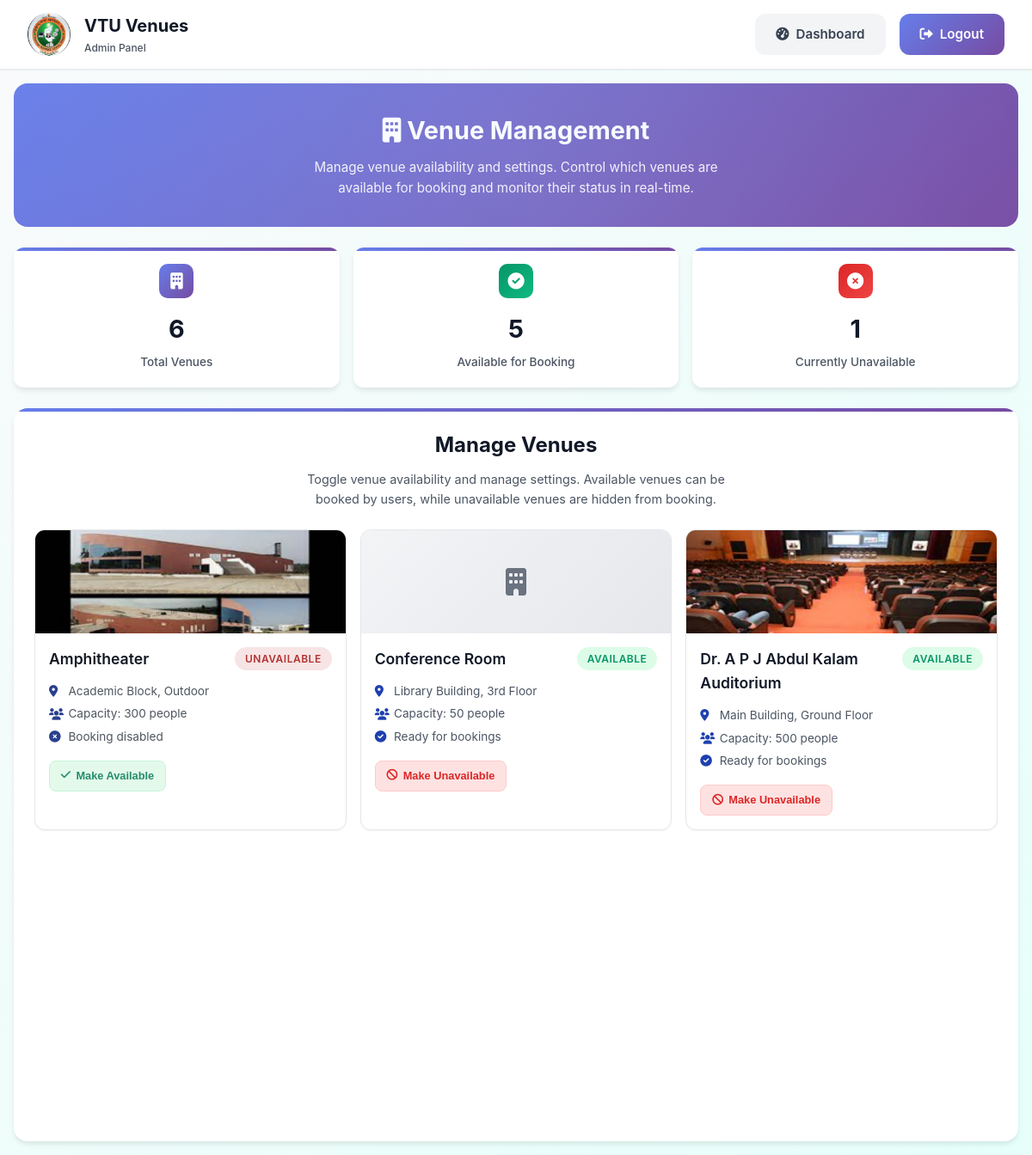
Page /public/admin_venue_manager.php (signed in) on the committed database.
### tables this page shows
CREATE TABLE `venues` (
  `id` int NOT NULL AUTO_INCREMENT,
  `name` varchar(150) NOT NULL,
  `location` varchar(255) DEFAULT NULL,
  `capacity` int DEFAULT NULL,
  `price` decimal(10,2) DEFAULT NULL,
  `description` text,
  `is_available` tinyint(1) DEFAULT '1',
  `image` varchar(255) DEFAULT 'default_venue.jpg',
  PRIMARY KEY (`id`)
);

### public/admin_venue_manager.php (the view, shortened to what this page needs)
<?php
include '../api/config.php';
$venues = $conn->query("SELECT id, name, location, capacity, is_available, image FROM venues ORDER BY name")
               ->fetchAll(PDO::FETCH_ASSOC);
$totalVenues = count($venues);
$availableVenues = count(array_filter($venues, fn($v) => $v['is_available']));
$unavailableVenues = $totalVenues - $availableVenues;
?>
<!DOCTYPE html>
<html lang="en">
<head>
    <link href="https://cdnjs.cloudflare.com/ajax/libs/font-awesome/6.0.0/css/all.min.css" rel="stylesheet">
</head>
<body>
    <nav class="navbar">
        <div class="nav-container">
            <a href="index.php" class="nav-logo">
                <img src="images/vtu_logo.png" alt="VTU Logo">
                <div>
                    <div style="font-size: 1.25rem; font-weight: 700;">VTU Venues</div>
                    <div style="font-size: 0.75rem; color: var(--gray-600); font-weight: 500;">Admin Panel</div>
                </div>
            </a>
            <div class="nav-menu">
                <a href="admin_dashboard.php" class="nav-btn btn-secondary">
                    <i class="fas fa-tachometer-alt"></i>
                    <span>Dashboard</span>
                </a>
                <a href="admin_logout.php" class="nav-btn btn-primary">
                    <i class="fas fa-sign-out-alt"></i>
                    <span>Logout</span>
                </a>
            </div>
        </div>
    </nav>
    <div class="main-container">
        <section class="hero-section">
            <div class="hero-content">
                <h1 class="hero-title">
                    <i class="fas fa-building"></i>
                    Venue Management
                </h1>
                <p class="hero-subtitle">
                    Manage venue availability and settings. Control which venues are available for booking and monitor their status in real-time.
                </p>
            </div>
        </section>
        <section class="stats-section">
            <div class="stat-card">
                <div class="stat-icon total">
                    <i class="fas fa-building"></i>
                </div>
                <div class="stat-number"><?= $totalVenues ?></div>
                <div class="stat-label">Total Venues</div>
            </div>
            <div class="stat-card">
                <div class="stat-icon available">
                    <i class="fas fa-check-circle"></i>
                </div>
                <div class="stat-number"><?= $availableVenues ?></div>
                <div class="stat-label">Available for Booking</div>
            </div>
            <div class="stat-card">
                <div class="stat-icon unavailable">
                    <i class="fas fa-times-circle"></i>
                </div>
                <div class="stat-number"><?= $unavailableVenues ?></div>
                <div class="stat-label">Currently Unavailable</div>
            </div>
        </section>
        <section class="venues-section">
            <div class="section-header">
                <h2 class="section-title">Manage Venues</h2>
                <p class="section-subtitle">
                    Toggle venue availability and manage settings. Available venues can be booked by users, while unavailable venues are hidden from booking.
                </p>
            </div>
            <div class="venues-grid">
                <?php foreach ($venues as $venue): ?>
                    <div class="venue-card <?= $venue['is_available'] ? '' : 'unavailable' ?>">
                        <div class="venue-image">
                            <?php
                            $imagePath = 'images/' . ($venue['image'] ?? 'default_venue.jpg');
                            if (file_exists($imagePath)) {
                                echo '<img src="' . htmlspecialchars($imagePath) . '" alt="' . htmlspecialchars($venue['name']) . '" style="width: 100%; height: 100%; object-fit: cover;">';
                            } else {
                                echo '<i class="fas fa-building"></i>';
                            }
                            ?>
                        </div>
                        <div class="venue-content">
                            <div class="venue-header">
                                <h3 class="venue-name"><?= htmlspecialchars($venue['name']) ?></h3>
                                <span class="venue-status <?= $venue['is_available'] ? 'available' : 'unavailable' ?>">
                                    <?= $venue['is_available'] ? 'Available' : 'Unavailable' ?>
                                </span>
                            </div>
                            <div class="venue-details">
                                <div class="venue-detail">
                                    <i class="fas fa-map-marker-alt"></i>
                                    <span><?= htmlspecialchars($venue['location']) ?></span>
                                </div>
                                <div class="venue-detail">
                                    <i class="fas fa-users"></i>
                                    <span>Capacity: <?= htmlspecialchars($venue['capacity']) ?> people</span>
                                </div>
                                <div class="venue-detail">
                                    <i class="fas fa-<?= $venue['is_available'] ? 'check-circle' : 'times-circle' ?>"></i>
                                    <span><?= $venue['is_available'] ? 'Ready for bookings' : 'Booking disabled' ?></span>
                                </div>
                            </div>
                            <div class="venue-actions">
                                <form method="post" style="flex: 1;">
                                    <button type="submit" name="toggle"
                                            class="venue-btn <?= $venue['is_available'] ? 'venue-btn-danger' : 'venue-btn-success' ?>"
                                            onclick="return confirm('Are you sure you want to <?= $venue['is_available'] ? 'disable' : 'enable' ?> this venue?');">
                                        <i class="fas fa-<?= $venue['is_available'] ? 'ban' : 'check' ?>"></i>
                                        <span><?= $venue['is_available'] ? 'Make Unavailable' : 'Make Available' ?></span>
                                    </button>
                                </form>
                            </div>
                        </div>
                    </div>
                <?php endforeach; ?>
            </div>
        </section>
    </div>
</body>
</html>

### rows in the picture
venues: image (picture), name "Amphitheater", is_available "UNAVAILABLE", location "Academic Block, Outdoor", capacity "300"
venues: name "Conference Room", is_available "AVAILABLE", location "Library Building, 3rd Floor", capacity "50"
venues: image (picture), name "Dr. A P J Abdul Kalam Auditorium", is_available "AVAILABLE", location "Main Building, Ground Floor", capacity "500"

### other values in the picture
$totalVenues "6"
$availableVenues "5"
$unavailableVenues "1"
